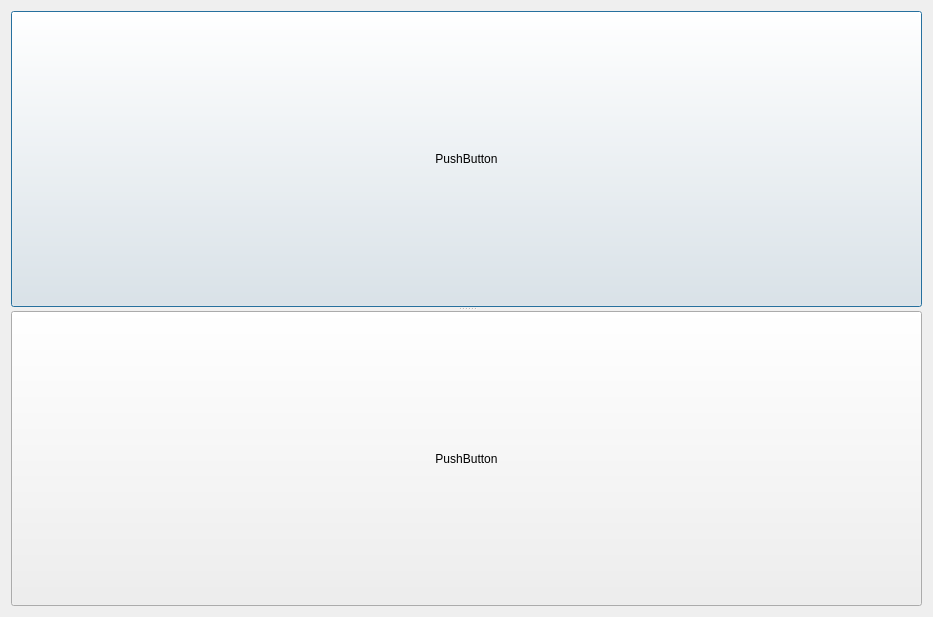
<?xml version="1.0" encoding="UTF-8"?>
<ui version="4.0">
 <class>DialogExport</class>
 <widget class="QDialog" name="DialogExport">
  <property name="geometry">
   <rect>
    <x>0</x>
    <y>0</y>
    <width>933</width>
    <height>617</height>
   </rect>
  </property>
  <property name="windowTitle">
   <string>Dialog</string>
  </property>
  <layout class="QGridLayout" name="gridLayout">
   <item row="0" column="0">
    <widget class="QSplitter" name="splitter">
     <property name="orientation">
      <enum>Qt::Vertical</enum>
     </property>
     <widget class="QPushButton" name="pushButton">
      <property name="text">
       <string>PushButton</string>
      </property>
     </widget>
     <widget class="QPushButton" name="pushButton_2">
      <property name="text">
       <string>PushButton</string>
      </property>
     </widget>
    </widget>
   </item>
  </layout>
 </widget>
 <resources/>
 <connections/>
</ui>
